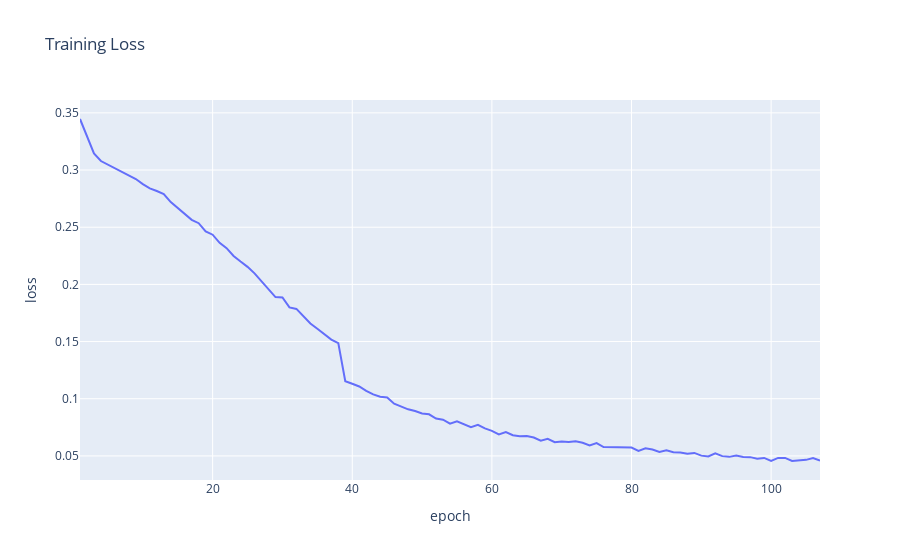

The notebook cell saved with this chart:
### Code cell
fig_loss = px.line(full_training_log, x='epoch', y='loss', title='Training Loss')
fig_loss.show()
